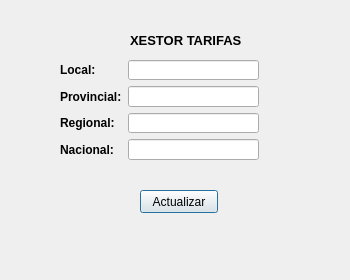
<?xml version="1.0" encoding="UTF-8"?>
<ui version="4.0">
 <class>dlgTarifas</class>
 <widget class="QDialog" name="dlgTarifas">
  <property name="windowModality">
   <enum>Qt::ApplicationModal</enum>
  </property>
  <property name="geometry">
   <rect>
    <x>0</x>
    <y>0</y>
    <width>350</width>
    <height>280</height>
   </rect>
  </property>
  <property name="windowTitle">
   <string>Xestor Tarifas</string>
  </property>
  <property name="modal">
   <bool>true</bool>
  </property>
  <widget class="QLabel" name="lblRutas">
   <property name="geometry">
    <rect>
     <x>130</x>
     <y>30</y>
     <width>111</width>
     <height>20</height>
    </rect>
   </property>
   <property name="font">
    <font>
     <pointsize>10</pointsize>
     <weight>75</weight>
     <bold>true</bold>
    </font>
   </property>
   <property name="text">
    <string>XESTOR TARIFAS</string>
   </property>
  </widget>
  <widget class="QPushButton" name="btnActualiza">
   <property name="geometry">
    <rect>
     <x>140</x>
     <y>190</y>
     <width>78</width>
     <height>23</height>
    </rect>
   </property>
   <property name="text">
    <string>Actualizar</string>
   </property>
  </widget>
  <widget class="QWidget" name="">
   <property name="geometry">
    <rect>
     <x>60</x>
     <y>60</y>
     <width>199</width>
     <height>100</height>
    </rect>
   </property>
   <layout class="QFormLayout" name="formLayout">
    <item row="0" column="0">
     <widget class="QLabel" name="lblLocal">
      <property name="font">
       <font>
        <weight>75</weight>
        <bold>true</bold>
       </font>
      </property>
      <property name="text">
       <string>Local:</string>
      </property>
     </widget>
    </item>
    <item row="0" column="1">
     <widget class="QLineEdit" name="txtLoc">
      <property name="minimumSize">
       <size>
        <width>120</width>
        <height>0</height>
       </size>
      </property>
      <property name="alignment">
       <set>Qt::AlignRight|Qt::AlignTrailing|Qt::AlignVCenter</set>
      </property>
     </widget>
    </item>
    <item row="1" column="0">
     <widget class="QLabel" name="lblProvincia">
      <property name="font">
       <font>
        <weight>75</weight>
        <bold>true</bold>
       </font>
      </property>
      <property name="text">
       <string>Provincial:</string>
      </property>
     </widget>
    </item>
    <item row="1" column="1">
     <widget class="QLineEdit" name="txtPro">
      <property name="minimumSize">
       <size>
        <width>120</width>
        <height>0</height>
       </size>
      </property>
      <property name="alignment">
       <set>Qt::AlignRight|Qt::AlignTrailing|Qt::AlignVCenter</set>
      </property>
     </widget>
    </item>
    <item row="2" column="0">
     <widget class="QLabel" name="lblRegional">
      <property name="font">
       <font>
        <weight>75</weight>
        <bold>true</bold>
       </font>
      </property>
      <property name="text">
       <string>Regional:</string>
      </property>
     </widget>
    </item>
    <item row="2" column="1">
     <widget class="QLineEdit" name="txtReg">
      <property name="minimumSize">
       <size>
        <width>120</width>
        <height>0</height>
       </size>
      </property>
      <property name="alignment">
       <set>Qt::AlignRight|Qt::AlignTrailing|Qt::AlignVCenter</set>
      </property>
     </widget>
    </item>
    <item row="3" column="0">
     <widget class="QLabel" name="lblNacional">
      <property name="font">
       <font>
        <weight>75</weight>
        <bold>true</bold>
       </font>
      </property>
      <property name="text">
       <string>Nacional:</string>
      </property>
     </widget>
    </item>
    <item row="3" column="1">
     <widget class="QLineEdit" name="txtNac">
      <property name="minimumSize">
       <size>
        <width>120</width>
        <height>0</height>
       </size>
      </property>
      <property name="alignment">
       <set>Qt::AlignRight|Qt::AlignTrailing|Qt::AlignVCenter</set>
      </property>
     </widget>
    </item>
   </layout>
  </widget>
 </widget>
 <resources/>
 <connections/>
</ui>
